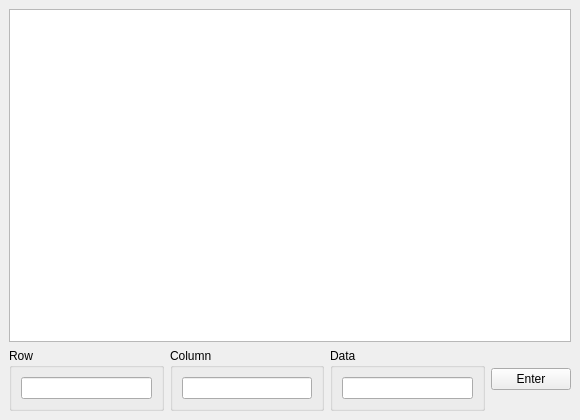
<?xml version="1.0" encoding="UTF-8"?>
<ui version="4.0">
 <class>MainWindow</class>
 <widget class="QMainWindow" name="MainWindow">
  <property name="geometry">
   <rect>
    <x>0</x>
    <y>0</y>
    <width>580</width>
    <height>420</height>
   </rect>
  </property>
  <property name="windowTitle">
   <string>MainWindow</string>
  </property>
  <widget class="QWidget" name="centralwidget">
   <layout class="QVBoxLayout" name="verticalLayout">
    <item>
     <widget class="QTableView" name="tableView"/>
    </item>
    <item>
     <layout class="QHBoxLayout" name="horizontalLayout_5">
      <item>
       <layout class="QHBoxLayout" name="horizontalLayout_4">
        <item>
         <widget class="QGroupBox" name="groupBox">
          <property name="title">
           <string>Row</string>
          </property>
          <layout class="QHBoxLayout" name="horizontalLayout">
           <item>
            <widget class="QLineEdit" name="lineEdit"/>
           </item>
          </layout>
         </widget>
        </item>
        <item>
         <widget class="QGroupBox" name="groupBox_2">
          <property name="title">
           <string>Column</string>
          </property>
          <layout class="QHBoxLayout" name="horizontalLayout_2">
           <item>
            <widget class="QLineEdit" name="lineEdit_2"/>
           </item>
          </layout>
         </widget>
        </item>
        <item>
         <widget class="QGroupBox" name="groupBox_3">
          <property name="title">
           <string>Data</string>
          </property>
          <layout class="QHBoxLayout" name="horizontalLayout_3">
           <item>
            <widget class="QLineEdit" name="lineEdit_3"/>
           </item>
          </layout>
         </widget>
        </item>
       </layout>
      </item>
      <item>
       <widget class="QPushButton" name="pushButton">
        <property name="text">
         <string>Enter</string>
        </property>
       </widget>
      </item>
     </layout>
    </item>
   </layout>
  </widget>
 </widget>
 <resources/>
 <connections/>
</ui>
